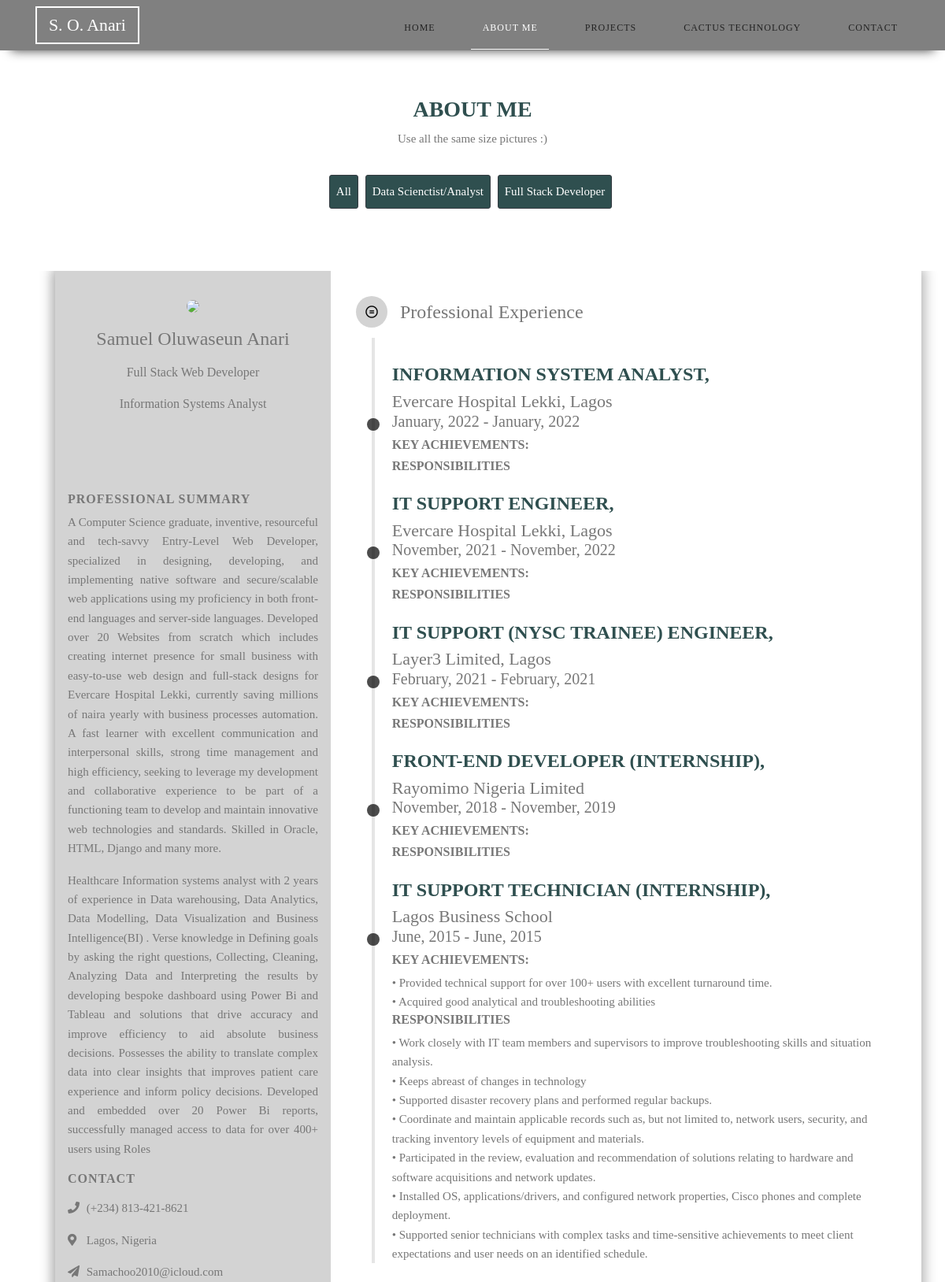
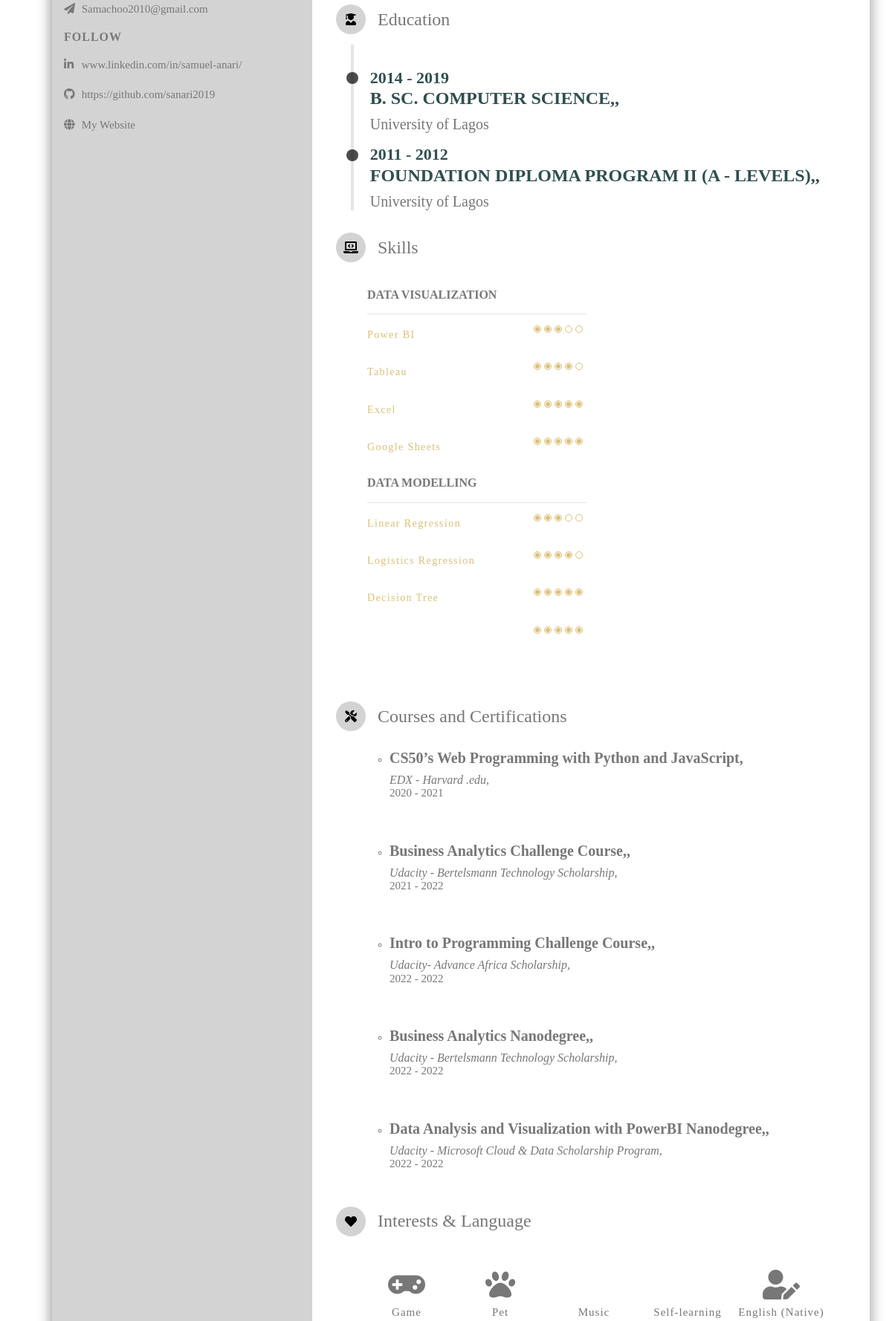
/about (upper part), run on the app's committed database (2 pictures, top to bottom).
### MyPortfolioApp/models.py (models this page shows, shortened)
class Specialty(models.Model):
    spec_name = models.CharField(max_length=64,unique=True,db_index=True)
    slug=models.SlugField(unique=True)
    class Meta:
        ordering=('spec_name',)
    def get_absolute_url(self):
        return reverse('resume_by_speciality', args=[self.slug])

class Resume(models.Model):
    speciality = models.ForeignKey(Specialty, on_delete=models.CASCADE)
    job_title=models.CharField(max_length=64)
    about_me = models.TextField(db_index=True, help_text=("Required"), blank=True)
    Location = models.CharField(max_length=64)
    email = models.EmailField(max_length = 254)

class Experience(models.Model):
    start_date = models.DateField()
    end_date = models.DateField()
    job_role=models.CharField(max_length=64)
    company=models.CharField(max_length=64)
    achievement=models.TextField(db_index=True, help_text=("Required"), blank=True)
    responsibilities=models.TextField(db_index=True, help_text=("Required"), blank=True)
    @property
    def yearstarted(self):
        return self.start_date.strftime('%Y')
    @property
    def monthstarted(self):
        return self.start_date.strftime('%B')
    @property
    def yearended(self):
        return self.end_date.strftime('%Y')
    @property
    def monthended(self):
        return self.start_date.strftime('%B')

class Education(models.Model):
    start_date = models.DateField()
    end_date = models.DateField()
    school=models.CharField(max_length=64)
    program=models.CharField(max_length=64)
    @property
    def yearstarted(self):
        return self.start_date.strftime('%Y')
    @property
    def yearended(self):
        return self.end_date.strftime('%Y')

class Skill(models.Model):
    speciality = models.ForeignKey(Specialty, on_delete=models.CASCADE)
    skill_title = models.CharField(max_length=64,unique=True,db_index=True)
    skill_set1 = models.CharField(max_length=64, blank=True)
    skill_set2 = models.CharField(max_length=64, blank=True)
    skill_set3 = models.CharField(max_length=64, blank=True)
    skill_set4 = models.CharField(max_length=64, blank=True)
    skill_set5 = models.CharField(max_length=64, blank=True)

class Courses(models.Model):
    speciality = models.ForeignKey(Specialty, on_delete=models.CASCADE)
    start_date = models.DateField()
    end_date = models.DateField()
    course_school=models.CharField(max_length=64)
    course=models.CharField(max_length=64)
    @property
    def yearended(self):
        return self.end_date.strftime('%Y')
    @property
    def yearstarted(self):
        return self.start_date.strftime('%Y')

### MyPortfolioApp/views.py (the view)
# urls.py: path("about", views.about, name="about"),
def about(request, category_slug=None):
    category=None
    specialities= Specialty.objects.all()
    projects = Resume.objects.all()
    education = Education.objects.all()
    experience = Experience.objects.all()
    skill = Skill.objects.all()
    course = Courses.objects.all()
    if category_slug:
        category = get_object_or_404(Specialty, slug=category_slug)
        projects = projects.filter(speciality=category)
        skill=skill.filter(speciality=category)
        course=course.filter(speciality=category)
    return render(request, "MyPortfolioApp/about.html",{"projects":projects, "category":category, "specialities":specialities, "education":education,"experience":experience, "skill":skill, "course":course})

### MyPortfolioApp/templates/MyPortfolioApp/about.html (shortened to what this page needs)
{% extends "MyPortfolioApp/layout.html" %}
{%block body%}
{% block nav2 %}
<div>
  <div id="nav2">
    <section class="portfolio-section" id="portfolio" >
      <div class="container">
        <div class="row">
          <div class="col-lg-12 text-center">
            <h2>{% block bodytitle %}<h2>About me</h2>{% endblock %}</h2>
            <p>Use all the same size pictures :){{category.spec_name}}</p>
          </div>
        </div>
        <div class="portfolio-menu mt-2 mb-4">
          <nav class="controls" id="menuna">
            <a type="button" class="control outline one {%if url_name == 'about' %}active{%endif%}" href="{% if request.path == orders_list_url %}{{ orders_list_url }}{% else %}{% url 'about' %}{% endif %}">All</a>
            {% for c in specialities %}
            <a type="button" class="control outline one {%if url_name == c.get_absolute_url  %}active{%endif%}" href="{{ c.get_absolute_url }}">{{ c.spec_name }}</a>
            {% endfor %}
          </nav>
        </div>
      </div>
    </section>
  </div>
</div>
<section class="portfolio-section" id="portfolio" style="padding-top:0;">
  <div class="container">
    <ul class="row portfolio-item">
      <div class="wrapper">
        <div class="intro">
          <div class="profile">
            <div class="photo">
              <img src="https://i.imgur.com/zh9eNsh.jpg">
            </div>
            <div class="bio">
              <h1 class="name">Samuel Oluwaseun Anari</h1>
              {% for p in projects %}
            <p class="paragraph">
              <p class="profession">{{p.job_title}}</p>
            </p>
            {% endfor %}
            </div>
          </div>
          <div class="intro-section about">
            <h1 class="title">professional summary</h1>
           {% for p in projects %}
            <p class="paragraph">
            {{p.about_me}}
            </p>
            {% endfor %}
          </div>
          <div class="intro-section contact">
            <h1 class="title">Contact</h1>
            <div class="info-section">
              <i class="fas fa-phone"></i>
              <span>(+234) 813-421-8621</span>
            </div>
            <div class="info-section">
              <i class="fas fa-map-marker-alt"></i>
              <span>Lagos, Nigeria</span>
            </div>
            <div class="info-section">
           {% for p in projects %}
           <i class="fas fa-paper-plane"></i>
           <span>{{p.email}}</span><br>
           {% endfor %}
            </div>
          </div>
          <div class="intro-section follow">
            <h1 class="title">Follow</h1>
            <div class="info-section link">
              <a href="#" class="icoLinkedin" title="Linkedin">
                <i class="fab fa-linkedin-in"></i>
                <span>www.linkedin.com/in/samuel-anari/</span>
              </a>
            </div>
            <div class="info-section link">
              <a href="#" class="icoGithub" title="GitHub">
                <i class="fab fa-github"></i>
                <span>https://github.com/sanari2019</span>
              </a>
            </div>
            <div class="info-section link">
              <a href="#" class="icoWebsite" title="Website">
                <i class="fas fa-globe"></i>
                <span>My Website</span>
              </a>
            </div>
        </div>
        </div>
        <div class="detail">
          <div class="detail-section edu">
            <div class="detail-title">
              <div class="title-icon">
                <i class="fab fa-creative-commons-nd"></i>
              </div>
              <span>Professional Experience</span>
            </div>
            <div class="timeline">
                <div class="events">
                  {% for ex in experience reversed %}
                  <div class="event">
                    <div class="description">
                      <h2 style="font-size:24px"><strong>{{ex.job_role}},</strong></h2>
                      <p style="font-size:22px">{{ex.company}}</p>
                    </div>
                    <div class="knob"></div>
                    <div class="date">
                      <h3 style="font-size:20px">{{ex.monthstarted}}, {{ex.yearstarted}} - {{ex.monthended}}, {{ex.yearended}}</h3>
                    </div>
                    <div class="description">
                      <h6><strong>KEY ACHIEVEMENTS:</strong></h6>
                      <p>{{ex.achievement|linebreaks}}</p>
                      <h6><strong>RESPONSIBILITIES</strong></h6>
                      <p>{{ex.responsibilities|linebreaks}}</p>
                    </div>
                  </div>
                  {% endfor %}
                  <div class="line"></div>
                </div>
            </div>
          </div>
          <div class="detail-section edu">
            <div class="detail-title">
              <div class="title-icon">
                <i class="fas fa-user-graduate"></i>
              </div>
              <span>Education</span>
            </div>
            <div class="timeline">
                <div class="events">
                  {% for e in education reversed %}
                  <div class="event">
                    <div class="knob"></div>
                    <div class="date">
                      <h2 style="font-size:22px">{{e.yearstarted}} - {{e.yearended}}</h2>
                    </div>
                    <div class="description">
                      <h2 style="font-size:24px"><strong>{{e.program}},</strong></h2>
                      <p style="font-size:20px">{{e.school}}</p>
                    </div>
                  </div>
                  {% endfor %}
                  <div class="line"></div>
                </div>
            </div>
          </div>
          <div class="detail-section pg-skill">
            <div class="detail-title">
              <div class="title-icon">
                <i class="fas fa-laptop-code"></i>
              </div>
              <span>Skills</span>
            </div>
            <div class="detail-content">
              <div class="skill-container" style="display:flex">
                <div class="skillset">
                  {% for s in skill %}
                  <h6 style="text-transform:uppercase; width:90%;"><strong>{{s.skill_title}}</strong></h6><hr>
                  <div class="skill-unit">
                        <div class="skill-lable">{{s.skill_set1}}</div>
                        <div class="skill-icon skill-3">
                            <span></span><span></span><span></span><span></span><span></span>
                        </div>
                  </div>
                  <div class="skill-unit">
                      <div class="skill-lable">{{s.skill_set2}}</div>
                          <div class="skill-icon skill-4">
                              <span></span><span></span><span></span><span></span><span></span>
                          </div>
                  </div>
                  <div class="skill-unit">
                      <div class="skill-lable">{{s.skill_set3}}</div>
                          <div class="skill-icon skill-5">
                              <span></span><span></span><span></span><span></span><span></span>
                          </div>
                  </div>
                  <div class="skill-unit">
                    <div class="skill-lable">{{s.skill_set4}}</div>
                        <div class="skill-icon skill-5">
                            <span></span><span></span><span></span><span></span><span></span>
                        </div>
                </div>
                {% endfor %}
                </div>
              </div>
            </div>
          </div>
          <div class="detail-section tool-skill">
            <div class="detail-title">
              <div class="title-icon">
                <i class="fas fa-tools"></i>
              </div>
              <span>Courses and Certifications</span>
            </div>
            {% for cert in course %}
            <div class="detail-content">
              <ul>
                <li style="line-height: 0.1;"><div>
                  <h5><strong>{{cert.course}},</strong></h5>
                  <h6><i>{{cert.course_school}},</i></h6>
                </div>
                <div>
                  <p>{{cert.yearstarted}} - {{cert.yearended}} </h5>
                </div></li>
              </ul>
            </div>
            {% endfor %}
          </div>
          <div class="detail-section interests">
            <div class="detail-title">
              <div class="title-icon">
                <i class="fas fa-heart"></i>
              </div>
              <span>Interests & Language</span>
            </div>
            <div class="detail-content">
              <div class="outer-frame">
                <ul class="favor-list">
                  <li>
                    <i class="fas fa-gamepad"></i>
                    <span>Game</span>
                  </li>
                  <li>
                    <i class="fas fa-paw"></i>
                    <span>Pet</span>
                  </li>
                  <li>
                    <i class="far fa-headphones-alt"></i>
                    <span>Music</span>
                  </li>
                  <li>
                    <i class="fas fa-book-spells"></i>
                    <span>Self-learning</span>
                  </li>
                  <li>
                    <i class="fas fa-user-edit"></i>
                    <span>English (Native)</span>
                  </li>
                </ul>
              </div>
            </div>
          </div>
        </div>
    </div>
</div>
</section>
{%endblock%}
  {%endblock%}

### MyPortfolioApp/templates/MyPortfolioApp/layout.html (shortened to what this page needs)
{% load static %}
<!DOCTYPE html>
<html lang="en">
  <head>
    <link href="//maxcdn.bootstrapcdn.com/bootstrap/4.1.1/css/bootstrap.min.css" rel="stylesheet" id="bootstrap-css">
    <link rel="stylesheet" href="https://cdnjs.cloudflare.com/ajax/libs/font-awesome/5.15.4/css/all.min.css"/>
    <link href="{% static 'MyPortfolioApp/styles.css' %}" rel="stylesheet">
  </head>
  <body>
    <nav class="sticky navbar" style="height: 5%;">
      <div class="container">
      <div class="brand  display__logo">
        <a href="#top" class="nav__link" style="border: 2px solid white;"> S. O. Anari</a>
      </div>
      <div class="nav" id="mainMenu">
        <ul class="nav__items ml-auto text-uppercase f1 nav-links" id="menu" role="menubar">
          <li class="active">
            <a class="nav__link nav-link" role="menuitem" href="{% url 'index' %}" >home</a>
          </li>
          <li>
            <a href="{% url 'about' %}" class="nav__link nav-link" role="menuitem" >about me</a>
          </li>
          <li>
            <a href="{% url 'project' %}" class="nav__link nav-link" role="menuitem" >projects</a>
          </li>
          <li>
            <a href="{% url 'cactus' %}" class="nav__link nav-link" role="menuitem" >cactus technology</a>
          </li>
          <li>
            <a href="#contact-pointer" class="nav__link nav-link" role="menuitem" >contact</a>
          </li>
        </ul>
      </div>
    </div>
    </nav>
    {% block body %}
    {% endblock %}
  </body>
</html>

### MyPortfolioApp/templates/MyPortfolioApp/layout.html (style rules this page uses)
#nav2 { visibility: hidden; position:absolute; }
#menuna a { list-style:none; margin-top:10px; padding:8px; margin-left:0px; }

### MyPortfolioApp/templates/MyPortfolioApp/about.html (style rules this page uses)
#nav2 { visibility: visible; position:relative; }
.portfolio-section { background: #ffffff; }

### data on the page
Specialty: spec_name "Data Scienctist/Analyst"
Specialty: spec_name "Full Stack Developer"
Resume: job_title "Full Stack Web Developer", about_me "A Computer Science graduate, inventive, resourceful and tech-savvy Entry-Level Web Developer, specialized in designing, developing, and implementing native software and secure/scalable web applications using my proficiency in both front-end languages and server-side languages. Developed over 20 Websites from scratch which includes creating internet presence for small business with easy-to-use web design and full-stack designs for Evercare Hospital Lekki, currently saving millions of naira yearly with business processes automation. A fast learner with excellent communication and interpersonal skills, strong time management and high efficiency, seeking to leverage my development and…", email "Samachoo2010@icloud.com"
Resume: job_title "Information Systems Analyst", about_me "Healthcare Information systems analyst with 2 years of experience in Data warehousing, Data Analytics, Data Modelling, Data Visualization and Business Intelligence(BI) . Verse knowledge in Defining goals by asking the right questions, Collecting, Cleaning, Analyzing Data and Interpreting the results by developing bespoke dashboard using Power Bi and Tableau and solutions that drive accuracy and improve efficiency to aid absolute business decisions. Possesses the ability to translate complex data into clear insights that improves patient care experience and inform policy decisions. Developed and embedded over 20 Power Bi reports, successfully managed access to data for over 400+ users using…", email "Samachoo2010@gmail.com"
Experience: job_role "INFORMATION SYSTEM ANALYST", company "Evercare Hospital Lekki, Lagos", monthstarted "January", yearstarted "2022", monthended "January", yearended "2022"
Experience: job_role "IT SUPPORT ENGINEER", company "Evercare Hospital Lekki, Lagos", monthstarted "November", yearstarted "2021", monthended "November", yearended "2022"
Experience: job_role "IT SUPPORT (NYSC TRAINEE) ENGINEER", company "Layer3 Limited, Lagos", monthstarted "February", yearstarted "2021", monthended "February", yearended "2021"
Experience: job_role "FRONT-END DEVELOPER (INTERNSHIP)", company "Rayomimo Nigeria Limited", monthstarted "November", yearstarted "2018", monthended "November", yearended "2019"
Experience: job_role "IT SUPPORT TECHNICIAN (INTERNSHIP)", company "Lagos Business School", monthstarted "June", yearstarted "2015", monthended "June", yearended "2015", achievement "• Provided technical support for over 100+ users with excellent turnaround time. • Acquired good analytical and troubleshooting abilities", responsibilities "• Work closely with IT team members and supervisors to improve troubleshooting skills and situation analysis. • Keeps abreast of changes in technology • Supported disaster recovery plans and performed regular backups. • Coordinate and maintain applicable records such as, but not limited to, network users, security, and tracking inventory levels of equipment and materials. • Participated in the review, evaluation and recommendation of solutions relating to hardware and software acquisitions and network updates. • Installed OS, applications/drivers, and configured network properties, Cisco phones and complete deployment. • Supported senior technicians with complex tasks and time-sensitive…"
Education: yearstarted "2014", yearended "2019", program "B. SC. COMPUTER SCIENCE,", school "University of Lagos"
Education: yearstarted "2011", yearended "2012", program "FOUNDATION DIPLOMA PROGRAM II (A - LEVELS),", school "University of Lagos"
Skill: skill_title "DATA VISUALIZATION", skill_set1 "Power BI", skill_set2 "Tableau", skill_set3 "Excel", skill_set4 "Google Sheets"
Skill: skill_title "DATA MODELLING", skill_set1 "Linear Regression", skill_set2 "Logistics Regression", skill_set3 "Decision Tree"
Courses: course "CS50’s Web Programming with Python and JavaScript", course_school "EDX - Harvard .edu", yearstarted "2020", yearended "2021"
Courses: course "Business Analytics Challenge Course,", course_school "Udacity - Bertelsmann Technology Scholarship", yearstarted "2021", yearended "2022"
Courses: course "Intro to Programming Challenge Course,", course_school "Udacity- Advance Africa Scholarship", yearstarted "2022", yearended "2022"
Courses: course "Business Analytics Nanodegree,", course_school "Udacity - Bertelsmann Technology Scholarship", yearstarted "2022", yearended "2022"
Courses: course "Data Analysis and Visualization with PowerBI Nanodegree,", course_school "Udacity - Microsoft Cloud & Data Scholarship Program", yearstarted "2022", yearended "2022"
